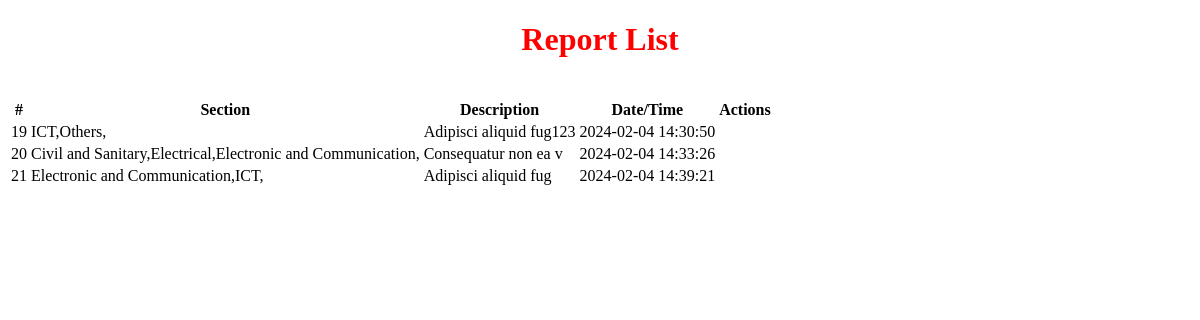
The page /admin/view_report.php on the database as committed earlier.
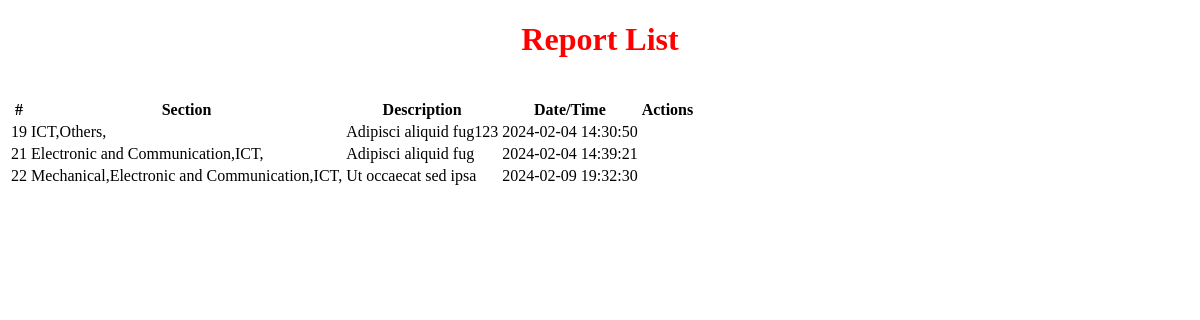
The same page on the database as committed later.
### tables this page shows
CREATE TABLE `tb_data` (
  `id` int(11) NOT NULL,
  `user_id` int(11) NOT NULL,
  `description` varchar(50) NOT NULL,
  `languages` text NOT NULL,
  `status` int(11) NOT NULL DEFAULT 0,
  `date` datetime NOT NULL DEFAULT current_timestamp()
);

### admin/view_report.php (the view)
<?php
require_once('db_connect.php');
$query = "select * from tb_data ";
$result = mysqli_query($conn,$query);
?>
<!DOCTYPE html>
<html lang="en">
<head>
</head>
<body>
    <h1 align="center" style="color:red;">Report List</h1>
    <br>
    <div class="card-body">
        <div class="table-responsive">
        <table class="table table-bordered">
  <thead>
    <tr>
      <th scope="col">#</th>
      <th scope="col">Section</th>
      <th scope="col">Description</th>
      <th scope="col">Date/Time</th>
      <th scope="col">Actions</th>
    </tr>
    <tr>
    <?php
      while($row = mysqli_fetch_assoc($result))
      {
    ?>
     <td><?php echo $row['id']; ?></td>
     <td><?php echo $row['languages']; ?></td>
     <td><?php echo $row['description']; ?></td>
     <td><?php echo $row['date']; ?></td>
    </tr>
    <?php
      }
    ?>
  </thead>
</table>
</body>
</html>

Rows that differ between the two databases and show on the page:
removed tb_data: id "20", languages "Civil and Sanitary,Electrical,Electronic and Communication,", description "Consequatur non ea v", date "2024-02-04 14:33:26"
added tb_data: id "22", languages "Mechanical,Electronic and Communication,ICT,", description "Ut occaecat sed ipsa", date "2024-02-09 19:32:30"
